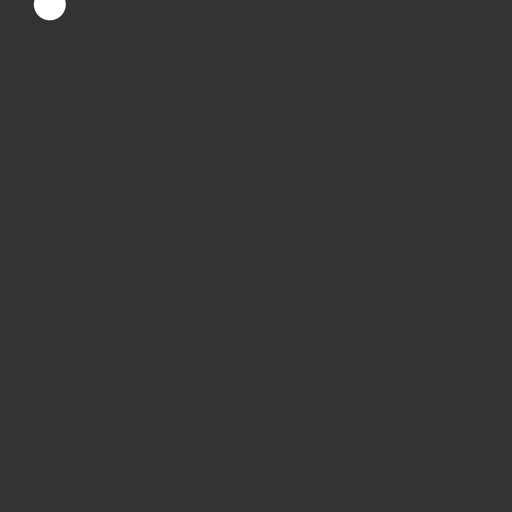
Frame 1 (no input)
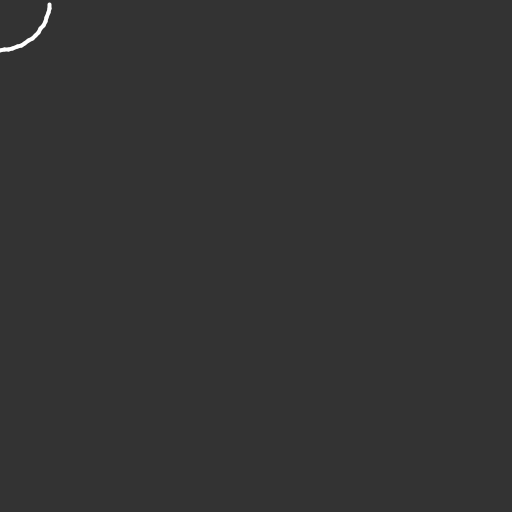
Frame 60 (the mouse pressed at the canvas centre just before this capture)
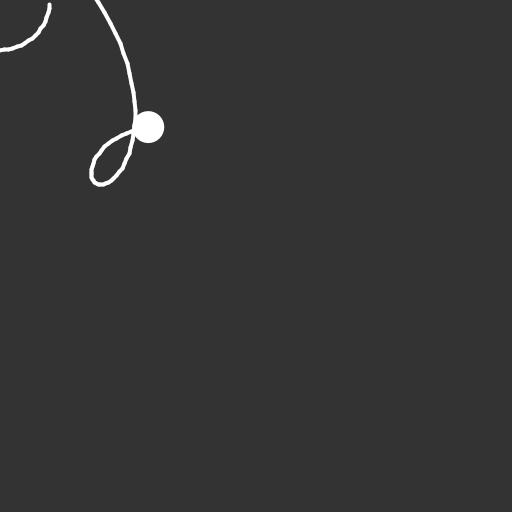
Frame 120 (the mouse held since frame 60 and released just before this capture)

The Processing sketch that drew these frames (run headless with seeded random() and noise(); from frame 60 on, the mouse is pressed at the canvas centre):

// Processing sketch: processing_133434
// ── processing_133434.pde

float x;
float y;
float oldx;
float oldy;
float easingStart = 0.02;
float easing;
float offset;
int counter;
float radius = 100;
float[] pointX = new float[100000];
float[] pointY = new float[100000];

void setup() {
  size(512, 512);
  strokeJoin(ROUND);
}

void draw() {
  counter++;
  offset+=5;
  if (offset >= 360) { offset = 0; }
  background(51);  
  noStroke();  
  
  float targetX = mouseX;
  float dx = targetX - x;
  if(abs(dx) > 1) { x += dx * easing; }
  
  float targetY = mouseY;
  float dy = targetY - y;
  if(abs(dy) > 1) { y += dy * easing; }
  
  radius = 50+25*abs(dx+dy)/width;
  
  float x2 = cos(radians(offset))*radius;
  float y2 = sin(radians(offset))*radius;
  
  //float x2 = (noise((counter)*.005)-.5)*200; //*map(abs(dx),0,width,1,10);
  //float y2 = (noise((counter+500)*.005)-.5)*200; //*map(abs(dy),0,height,1,10);
  
  easing = (noise(counter*0.005)-.5)*.01+easingStart;
  //println("dx " + dx);
  
  strokeWeight(4);
  stroke(255);
  
  pointX[counter] = x+x2;
  pointY[counter] = y+y2;
  
  for(int i=1; i<counter; i+=1) {
    line(pointX[i],pointY[i],pointX[i+1],pointY[i+1]);
  }
  
  noStroke();
  ellipse(x+x2, y+y2, 32, 32);
}
